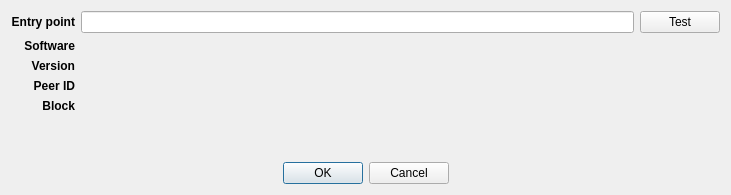
<?xml version="1.0" encoding="UTF-8"?>
<ui version="4.0">
 <class>entryPointAddDialog</class>
 <widget class="QDialog" name="entryPointAddDialog">
  <property name="geometry">
   <rect>
    <x>0</x>
    <y>0</y>
    <width>731</width>
    <height>195</height>
   </rect>
  </property>
  <property name="windowTitle">
   <string>Add entry point</string>
  </property>
  <layout class="QVBoxLayout" name="verticalLayout">
   <item>
    <layout class="QGridLayout" name="gridLayout">
     <item row="3" column="1">
      <widget class="QLabel" name="peerIDValueLabel">
       <property name="text">
        <string/>
       </property>
      </widget>
     </item>
     <item row="1" column="1">
      <widget class="QLabel" name="softwareValueLabel">
       <property name="text">
        <string/>
       </property>
      </widget>
     </item>
     <item row="3" column="0">
      <widget class="QLabel" name="peerIDLabel">
       <property name="font">
        <font>
         <weight>75</weight>
         <bold>true</bold>
        </font>
       </property>
       <property name="text">
        <string>Peer ID</string>
       </property>
       <property name="alignment">
        <set>Qt::AlignRight|Qt::AlignTrailing|Qt::AlignVCenter</set>
       </property>
      </widget>
     </item>
     <item row="0" column="2">
      <widget class="QPushButton" name="testButton">
       <property name="text">
        <string>Test</string>
       </property>
      </widget>
     </item>
     <item row="0" column="0">
      <widget class="QLabel" name="entryPointLabel">
       <property name="font">
        <font>
         <weight>75</weight>
         <bold>true</bold>
        </font>
       </property>
       <property name="text">
        <string>Entry point</string>
       </property>
       <property name="alignment">
        <set>Qt::AlignRight|Qt::AlignTrailing|Qt::AlignVCenter</set>
       </property>
      </widget>
     </item>
     <item row="2" column="0">
      <widget class="QLabel" name="versionLabel">
       <property name="font">
        <font>
         <weight>75</weight>
         <bold>true</bold>
        </font>
       </property>
       <property name="text">
        <string>Version</string>
       </property>
       <property name="alignment">
        <set>Qt::AlignRight|Qt::AlignTrailing|Qt::AlignVCenter</set>
       </property>
      </widget>
     </item>
     <item row="2" column="1">
      <widget class="QLabel" name="versionValueLabel">
       <property name="text">
        <string/>
       </property>
      </widget>
     </item>
     <item row="1" column="0">
      <widget class="QLabel" name="softwareLabel">
       <property name="font">
        <font>
         <weight>75</weight>
         <bold>true</bold>
        </font>
       </property>
       <property name="text">
        <string>Software</string>
       </property>
       <property name="alignment">
        <set>Qt::AlignRight|Qt::AlignTrailing|Qt::AlignVCenter</set>
       </property>
      </widget>
     </item>
     <item row="0" column="1">
      <widget class="QLineEdit" name="entryPointLineEdit"/>
     </item>
     <item row="4" column="0">
      <widget class="QLabel" name="blockLabel">
       <property name="font">
        <font>
         <weight>75</weight>
         <bold>true</bold>
        </font>
       </property>
       <property name="text">
        <string>Block</string>
       </property>
       <property name="alignment">
        <set>Qt::AlignRight|Qt::AlignTrailing|Qt::AlignVCenter</set>
       </property>
      </widget>
     </item>
     <item row="4" column="1">
      <widget class="QLabel" name="blockValueLabel">
       <property name="text">
        <string/>
       </property>
      </widget>
     </item>
    </layout>
   </item>
   <item>
    <widget class="QLabel" name="errorLabel">
     <property name="styleSheet">
      <string notr="true">color: red</string>
     </property>
     <property name="text">
      <string/>
     </property>
     <property name="alignment">
      <set>Qt::AlignCenter</set>
     </property>
    </widget>
   </item>
   <item>
    <widget class="QDialogButtonBox" name="buttonBox">
     <property name="orientation">
      <enum>Qt::Horizontal</enum>
     </property>
     <property name="standardButtons">
      <set>QDialogButtonBox::Cancel|QDialogButtonBox::Ok</set>
     </property>
     <property name="centerButtons">
      <bool>true</bool>
     </property>
    </widget>
   </item>
  </layout>
 </widget>
 <resources/>
 <connections>
  <connection>
   <sender>buttonBox</sender>
   <signal>accepted()</signal>
   <receiver>entryPointAddDialog</receiver>
   <slot>accept()</slot>
   <hints>
    <hint type="sourcelabel">
     <x>248</x>
     <y>254</y>
    </hint>
    <hint type="destinationlabel">
     <x>157</x>
     <y>274</y>
    </hint>
   </hints>
  </connection>
  <connection>
   <sender>buttonBox</sender>
   <signal>rejected()</signal>
   <receiver>entryPointAddDialog</receiver>
   <slot>reject()</slot>
   <hints>
    <hint type="sourcelabel">
     <x>316</x>
     <y>260</y>
    </hint>
    <hint type="destinationlabel">
     <x>286</x>
     <y>274</y>
    </hint>
   </hints>
  </connection>
 </connections>
</ui>
